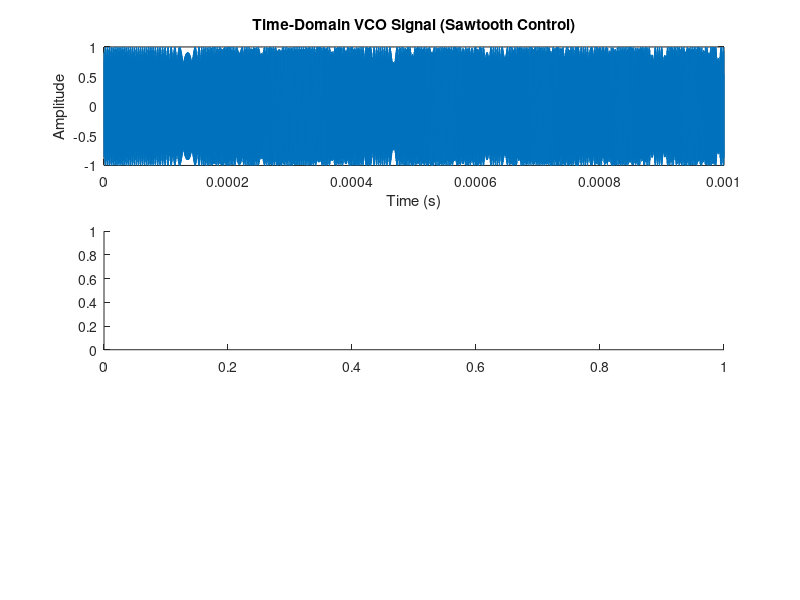

The MATLAB script that drew this image: (Note: this script raises an error after producing the figure.)
% Parameters
fs = 7680000;         % Sampling frequency (Hz)
t = 0:1/fs:1e-3;       % Time vector from 0 to 2 s

% Generate VCO signal with sawtooth control
x = vco(chirp(t, 0, t(end), 10e3), [1e6 2e6], fs);

% Create single figure with subplots
figure;

% Subplot 1: Time-domain signal
subplot(3, 1, 1);
plot(t, x);
title('Time-Domain VCO Signal (Sawtooth Control)');
xlabel('Time (s)');
ylabel('Amplitude');
grid on;

% Subplot 2: Spectrogram
subplot(3, 1, 2);
spectrogram(x, 256, 240, 256, fs, 'xaxis');
title('Spectrogram of VCO Signal (Sawtooth Control)');
colormap('jet');
colorbar;

% Subplot 3: Shifted FFT
N = length(x);
X = fft(x);
X_shifted = fftshift(X);
freq = (-N/2:N/2-1)*(fs/N);
subplot(3, 1, 3);
plot(freq, abs(X_shifted));
title('Shifted FFT of VCO Signal (Sawtooth Control)');
xlabel('Frequency (Hz)');
ylabel('Magnitude');
grid on;

% Adjust layout for better spacing
sgtitle('VCO Signal Analysis (Sawtooth Control)');
set(gcf, 'Position', [100, 100, 800, 800]); % Adjust figure size

% Save figure
saveas(gcf, 'imgs/signal_vco_sawtooth.png');